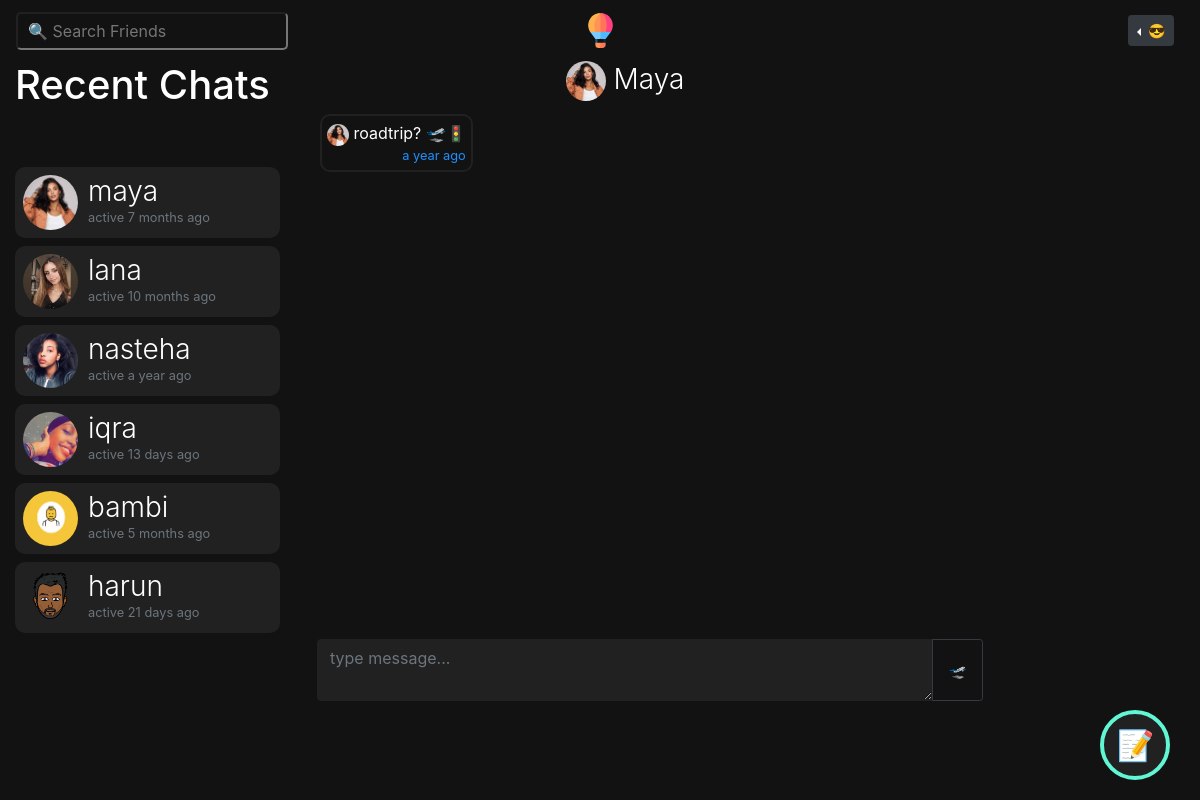
The app's page /m/maya (signed in), older data.
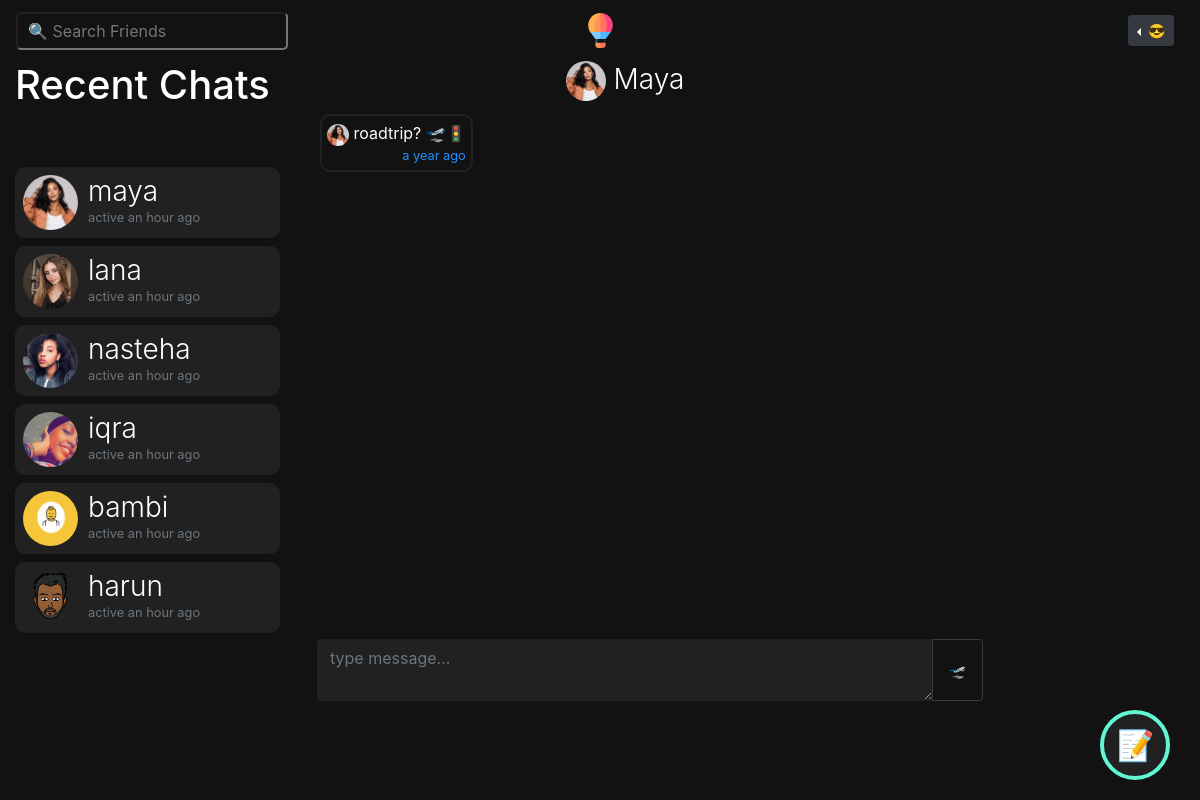
The same page, newer data.
### bambiv3/models.py (models this page shows, shortened)
class User(db.Model, UserMixin):
	id = db.Column(db.Integer, primary_key=True)
	username = db.Column(db.String(20), unique=True, nullable=False)
	email = db.Column(db.String(120), unique=True, nullable=False)
	image_file = db.Column(db.String(20), nullable=False, default='default.jpg')
	password = db.Column(db.String(60), nullable=False)
	last_seen = db.Column(db.DateTime, default=datetime.utcnow)
	date_joined = db.Column(db.DateTime, nullable=False, default=datetime.utcnow)
	department = db.Column(db.String(20), nullable=False)
	student_number = db.Column(db.Integer(), unique=True, nullable=False)
	age = db.Column(db.DateTime, nullable=False)
	gender = db.Column(db.String(20), nullable=False)
	country = db.Column(db.String(20), nullable=False)
	hobby = db.Column(db.String(20), nullable=False)
	bio = db.Column(db.String(120), nullable=True)
	private = db.Column(db.Boolean, default=False, nullable=False)
	single = db.Column(db.Boolean, default=False, nullable=False)
	snapchat = db.Column(db.String(20),default=False, nullable=False)
	instagram = db.Column(db.String(20),default=False, nullable=False)
	posts = db.relationship('Post', backref='author', lazy=True, cascade="all, delete-orphan")
	products = db.relationship('Product', backref='author', lazy=True, cascade="all, delete-orphan")
	comments = db.relationship("Comment", backref="author", lazy="dynamic", cascade="all, delete-orphan")
	followed = db.relationship(
		'User', secondary=followers,
		primaryjoin=(followers.c.follower_id == id),
		secondaryjoin=(followers.c.followed_id == id),
		backref=db.backref('followers', lazy='dynamic'), lazy='dynamic')
	messages_sent = db.relationship('Message',
									foreign_keys='Message.sender_id',
									backref='author', lazy='dynamic', cascade="all, delete-orphan")
	messages_received = db.relationship('Message',
										foreign_keys='Message.recipient_id',
										backref='recipient', lazy='dynamic', cascade="all, delete-orphan")
	last_message_read_time = db.Column(db.DateTime)
	def new_messages(self):
		last_read_time = self.last_message_read_time or datetime(1900, 1, 1)
		return Message.query.filter_by(recipient=self).filter(
			Message.timestamp > last_read_time).count()

class Message(db.Model):
	id = db.Column(db.Integer, primary_key=True)
	sender_id = db.Column(db.Integer, db.ForeignKey('user.id'))
	recipient_id = db.Column(db.Integer, db.ForeignKey('user.id'))
	body = db.Column(db.Text) #db.String(140)
	timestamp = db.Column(db.DateTime, index=True, default=datetime.utcnow)

### bambiv3/routes.py (the view)
@app.route('/m/<recipient>', methods=['GET', 'POST'])
@login_required
def message(recipient):
	current_user.last_message_read_time = datetime.utcnow()
	db.session.commit()
	recipient = recipient.lower()
	user = User.query.filter_by(username=recipient).first_or_404()
	current_user.last_message_read_time = datetime.utcnow()
	db.session.commit()
	form = MessageForm()
	if form.validate_on_submit():
		msg = m(author=current_user, recipient=user, body=form.message.data)
		db.session.add(msg)
		db.session.commit()
		flash('Your message has been sent.', 'info')
		return redirect(url_for('message', recipient=recipient))
	sent = current_user.messages_sent.filter_by(recipient_id=user.id)
	received = current_user.messages_received.filter_by(sender_id=user.id)
	messages = sent.union(received).order_by(m.timestamp.asc())
	messages_received = current_user.messages_received.order_by(m.timestamp.desc())
	messages_sent = current_user.messages_sent.order_by(m.timestamp.desc())
	recent_chats = list()
	for message in messages_received:
		recent_chats.append(message.author)
	for message in messages_sent:
		recent_chats.append(message.recipient)
	recent_chats = list(dict.fromkeys(recent_chats))
	return render_template('send_message.html', recipient=recipient, title="Chat with " + recipient.title() , user=user, form=form, messages=messages, recent_chats=recent_chats)

### bambiv3/forms.py
class MessageForm(FlaskForm):
    message = TextAreaField((''), validators=[DataRequired()]) #Length(min=0, max=140)
    submit = SubmitField('🛫')

### bambiv3/models.py (called while the page is built)
@login_manager.user_loader
def load_user(user_id):
	return User.query.get(int(user_id))

### bambiv3/routes.py (called while the page is built)
@app.before_request
def before_request():
	if current_user.is_authenticated:
		current_user.last_seen = datetime.utcnow()
		db.session.commit()

### bambiv3/templates/send_message.html (shortened to what this page needs)
{% extends "layout.html" %}
{% block content %}
<div class="container-fluid">
  <div class="row">
    <div class="col-lg-3 d-none d-lg-block position-fixed">
       <h1>
        Recent Chats
         {% set new_messages = current_user.new_messages() %}<span id="message_count" class="badge badge-warning"style="visibility: {% if new_messages %}visible{% else %}hidden {% endif %};">{{ new_messages }}</span></a>
      </h1>
      <div style="overflow:auto;height:500px;padding-right:5px;">
      {% for person in recent_chats %}
      <a href="{{ url_for('message',recipient=person.username) }}" style="text-decoration:none;">
      <header class="mb-2">
        <img src="{{ url_for('static', filename='profile_pics/' + person.image_file) }}" alt="default profile" class="profile-thumbnail">
        <div class="profile-name">
          <h3>{{person.username}}</h3>
          <small class="text-muted">active {{ moment(person.last_seen).fromNow() }}</small>
        </div>
      </header>
      </a>
      {% endfor %}
    </div>
</div>
    <div class="col-lg-7 offset-lg-3">
      <h3 style="text-align:center;margin-left:-50px;">
        <img src="{{ url_for('static', filename='profile_pics/' + user.image_file) }}" alt="default profile" style="width:40px;height:40px;border-radius:50%;">
        <a href="{{url_for('user_posts', username=recipient)}}" style="color:#fff;">{{user.username.title()}}
           </a></h3>
           <div class="msg-box" style="overflow-y:auto;padding:5px;">
      {% for message in messages %}
          <p class="mb-2"
          style="
          {% if message.author == current_user%}
            text-align:left;padding:5px;border-radius:10px;display:inline-block;float:right;clear:both;max-width:75%;background:#212121;
          {%else%}
            text-align:left;padding:5px;border-radius:10px;display:inline-block;max-width:75%;border:2px solid #212121;
          {% endif %}">
          {% if message.author != current_user %}
          <img src="{{ url_for('static', filename='profile_pics/' + message.author.image_file) }}" alt="profile pic" title="{{message.author.username.lower()}}" style="width:22px;height:22px;border-radius:50%">
          {% endif %}
          {{message.body | safe | urlize(40, target='_blank')}}
          <br>
          <small style="display:inline-block;float:right;">{{ moment(message.timestamp).fromNow() }}</small>
        </p>
        <br>
        {% endfor %}
        </div>
      <div class="post" style="background:none;padding:2px;width:100%;">
          <form method="POST" action="" enctype="multipart/form-data">
            <div class="input-group mt-2" style="overflow:hidden">
              {% if form.message.errors %}
                {{ form.message(class="form-control border-0 rounded-3 resize-none dark-theme border border-dark", placeholder="type message...") }}
                <div class="invalid-feedback">
                  {% for error in form.message.errors %}
                    <span>{{ error }}</span>
                  {% endfor %}
                </div>
                  {% else %}
                    {{ form.message(class="form-control border-0 rounded-3 resize-none dark-theme border border-dark", placeholder="type message...") }}
                  {% endif %}
                  <div class="input-group-append">
                    {{ form.submit(class="btn btn-outline-dark btn-sm p-3") }}
                  </div>
              </div>
          </form>
  </div>
</div>
{% endblock content %}

### bambiv3/templates/layout.html (shortened to what this page needs)
<!doctype html>
<html lang="en">
  <head>
    <link rel="stylesheet" href="https://stackpath.bootstrapcdn.com/bootstrap/4.3.1/css/bootstrap.min.css">
    <link rel="stylesheet" type="text/css" href="{{ url_for('static', filename='main.css') }}">
  </head>
  <body>
<nav class="navbar navbar-expand-md navbar-dark sticky-top">
    <div class="navbar-collapse collapse w-100 order-1 order-md-0 dual-collapse2">
        <ul class="navbar-nav mr-auto">
            <li>
               <div class="d">
                <input type="text" placeholder="🔍 Search Friends" id="search" onkeyup="filterFunction()" onclick="search()" class="dropbtn">
            </div>
            </li>
        </ul>
    </div>
    <div class="mx-auto order-0">
      <a class="navbar-brand mx-auto d-none d-lg-block" href="{{ url_for('home') }}">
        <img src="{{ url_for('static', filename='resources/' + 'logo.svg') }}" width="35" height="35" class="d-inline-block align-top" alt="">
      </a>
  </div>
    <div class="navbar-collapse collapse w-100 order-3 dual-collapse2 settings">
        <ul class="navbar-nav ml-auto">
          {% if current_user.is_authenticated %}
          <li>
            <div class="dropdown dropleft">
            <button class="btn  btn-sm btn-dark dropdown-toggle" type="button" id="dropdownMenuButton" data-toggle="dropdown" aria-haspopup="true" aria-expanded="false">
               <span>😎</span>
            </button>
              {% set new_messages = current_user.new_messages() %}
          </div>
          </li>
          {% else %}
            <li class="nav-item">
              <a  class="btn btn-sm btn-outline-primary" href="{{ url_for('login') }}" style="color:#F9E9C8;text-decoration: none;"> 😇 Log In</a>
              <a  class="btn btn-sm btn-outline-success" href="{{ url_for('register') }}" style="color:#F9E9C8;text-decoration: none;"> 👽 Sign Up</a>
            </li>
          {% endif %}
        </ul>
    </div>
</nav>
  {% block content %} {% endblock %}
  {% if current_user.is_authenticated %}
      <div id="new_post" class="d-none d-lg-block">
          <button class="post_btn"><a href="{{ url_for('new_post') }}" style="color:#F9E9C8;" data-toggle="popover" data-content="🍌: Add Longer Posts with Titles">📝</a></button>
        </div>
       {% set new_messages = current_user.new_messages() %}
    {% endif %}
  </body>
</html>

### bambiv3/static/main.css (style rules this page uses)
body { background:#121212; color:#fff; }
nav { background:#121212; }
.settings li { padding-right:10px; }
.about span, small { color:#1e90ff; }
#search { box-sizing: border-box; background-position: 14px 12px; font-size: 16px; padding: 5px 10px 5px 10px; background: transparent; color: #F9E9C8; border-radius: 5px; }
.d { position: relative; display: inline-block; }
h3 { font-weight: 300; }
header { display: flex; flex-direction: row; color:#fff; background:#212121; border-radius:10px; padding:8px; cursor:pointer; }
header .profile-thumbnail { width: 55px; height: 55px; border-radius: 50%; }
header .profile-name { display: flex; flex-direction:column; margin-left: 10px; }
header h3, header h4 { display: flex; margin: 0; }
.post { background:#212121; border-radius:10px; padding:7px; }
.post_btn { background-color : #000; color: #F9E9C8; padding: 10px 20px; border:none; outline:none; border:2px solid #F9E9C8; padding: 2px; border-radius: 50%; height:70px; width:70px; }
#new_post { position: fixed; bottom: 20px; right: 30px; }
.dark-theme { background: #212121; color: #fff; border:1px solid #212121 !important; }
.post_btn { background-color: #212121; color: #F9E9C8; outline: none; border: 4px solid #61f7d4;; padding: 2px; border-radius: 50%; height: 70px; width: 70px; font-size: 30px; }

### bambiv3/templates/send_message.html (style rules this page uses)
@media only screen and (min-width: 600px) { .msg-box { height: 520px; } }

Row changes from the older to the newer data that the page shows:
changed User "maya": last_seen "7 months ago" → "an hour ago"
changed User "lana": last_seen "10 months ago" → "an hour ago"
changed User "nasteha": last_seen "a year ago" → "an hour ago"
changed User "iqra": last_seen "13 days ago" → "an hour ago"
changed User "bambi": last_seen "5 months ago" → "an hour ago"
changed User "harun": last_seen "21 days ago" → "an hour ago"
